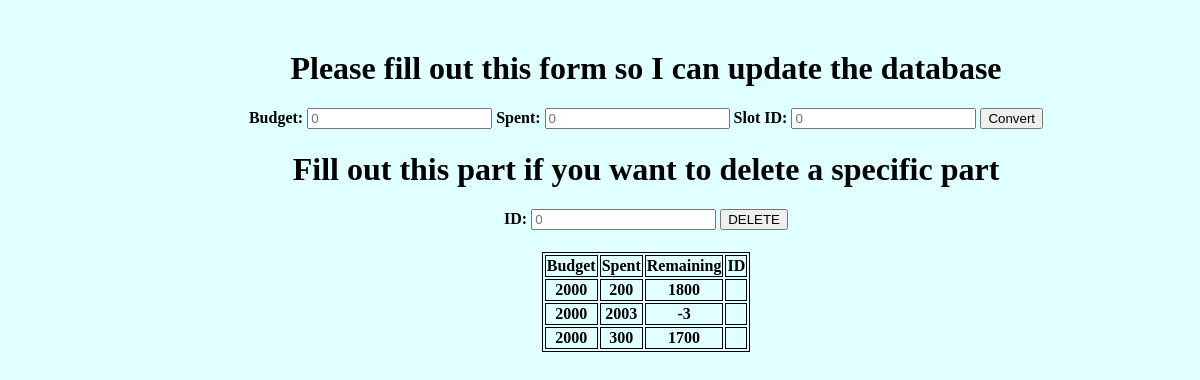
/, run on an earlier commit of the app's database.
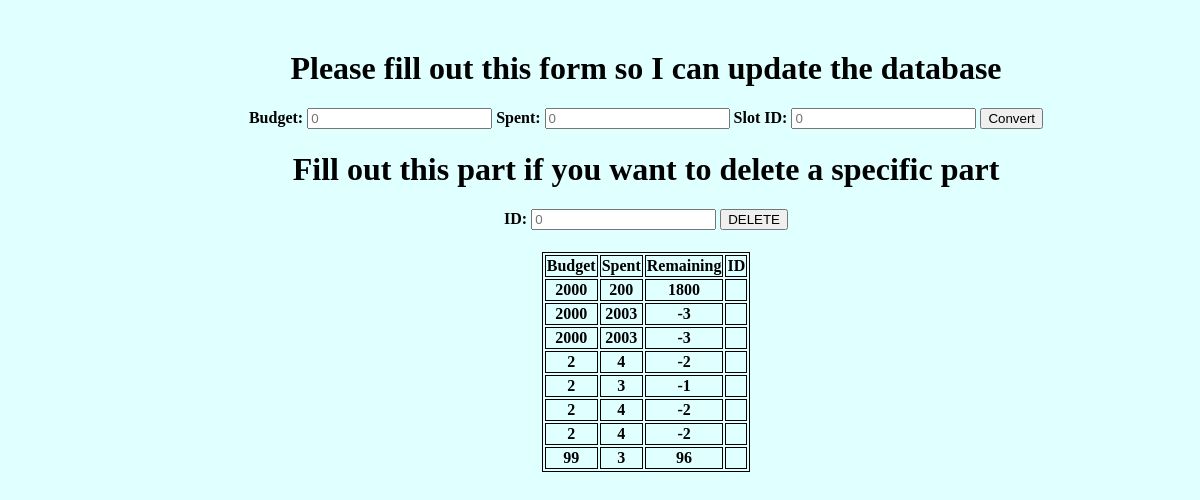
And on a later commit of the database.
### tables this page shows
CREATE TABLE "Budgee" (
	"Budget"	TEXT NOT NULL,
	"Spent"	TEXT NOT NULL,
	"Left"	INTEGER
);

### application.py (the view)
@app.route("/", methods=["POST", "Get"])
def sub_budget():
    Spent = ""
    Budget = ""
    if request.method == "POST" and "Spent" in request.form and "Budget" in request.form:
        Spent = str(request.form.get("Spent"))
        Budget = str(request.form.get("Budget"))
        slot_id = str(request.form.get("slot_id"))
        req_data = request.get_json()
        help.Subtraction(Budget, Spent, slot_id)
    cat = sqlite3.connect('Budget.db')
    db = cat.cursor()
    rows = db.execute('SELECT * FROM Budgee')
    ro = rows.fetchall()
    return render_template("home.html", Spent = "Spent", Budget= "Budget", slot_id="slot_id", ro=ro)

### templates/home.html (shortened to what this page needs)
<!doctype html>
<html lang="en">
<head>
    <link rel="stylesheet" href='/static/main.css' />
</head>
<body>
<div class="Calculation">
    <h1>Please fill out this form so I can update the database</h1>
    <form action="/" method="POST">
        <label><b>Budget: </b></label>
        <input type="Number" name="Budget" placeholder="0">
        <label><b>Spent: </b></label>
        <input type="Spending" name="Spent" placeholder="0">
        <label><b>Slot ID: </b></label>
        <input type="Number" name="slot_id" placeholder="0">
        <button type="submit" value="submit">Convert</button>
    </form>
    <h1>Fill out this part if you want to delete a specific part</h1>
    <form action="/delete" method="POST">
        <label><b>ID: </b></label>
        <input type="Number" name="slot_id" placeholder="0">
        <button type="submit" value="submit">DELETE</button>
    </form>
    <table>
        <tr>
            <th>Budget</th>
            <th>Spent</th>
            <th>Remaining</th>
            <th>ID</th>
        {% for row in ro %}
        <tr>
          <th> {{ row[0] }}</th> <th>{{row[1]}}</th> <th>{{row[2]}}</th> <th>{{row[3]}}</th>
        </tr>
        {% endfor %}
    </table>
</div>

What changed in the data, as far as the page shows it:
removed Budgee: Budget "2000", Spent "300", Left "1700"
added Budgee: Budget "2000", Spent "2003", Left "-3"
added Budgee: Budget "2", Spent "4", Left "-2"
added Budgee: Budget "2", Spent "3", Left "-1"
added Budgee: Budget "2", Spent "4", Left "-2"
added Budgee: Budget "2", Spent "4", Left "-2"
added Budgee: Budget "99", Spent "3", Left "96"
